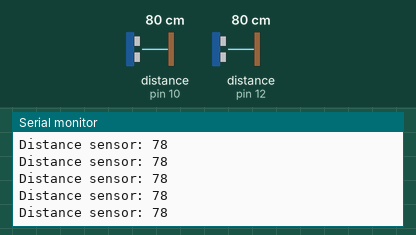
The sketch below on a simulated Arduino Uno, built with avr-gcc and run on an emulated ATmega328P. Parts: the last lines printed to the serial monitor. Wiring (inferred from the names in the program): 2 × ultrasonic range finder: trigger pin 11, echo pin 10 / trigger pin 13, echo pin 12. The inputs (shaded band) are chosen by the test bench; at power-on: distance to the obstacle (sensors on pin 10, pin 12) 80 cm. The echo pulse lasts 58.3 µs per cm.

Above: at 1.2 s.
1.3 s: distance to the obstacle (sensor on pin 10) set to 250 cm
4.3 s: distance to the obstacle (sensor on pin 12) set to 2 cm
At 4.75 s:
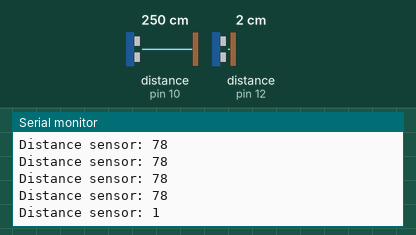
5.8 s: distance to the obstacle (sensor on pin 12) set to 4 cm
At 5.82 s:
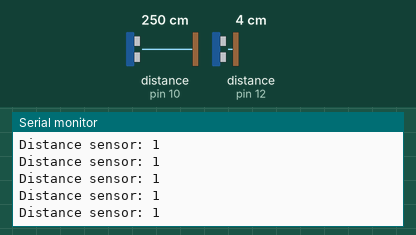
7.3 s: distance to the obstacle (sensor on pin 10) set to 60 cm
At 7.41 s:
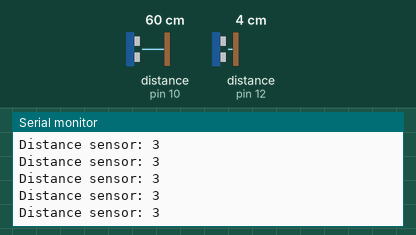
Timing chart, 0 to 10.3 s (numbered marks = the images above; inputs shaded):
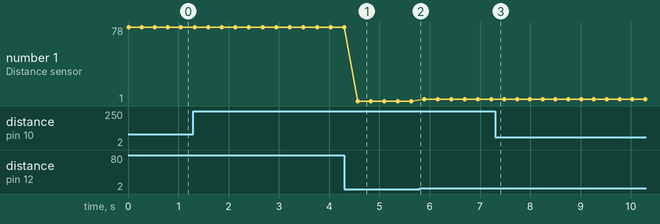

Measured:
- after the input at 4.3 s, the serial monitor: prints a new line after 0.27 s (image 1)
- plotted number 1: 78 → 1 after the input at 4.3 s, 1 → 3 after the input at 5.8 s

The sketch:

arduino2sensor.ino
```cpp
/*
 *
* By Ben Bament
* Multiple ultrasonic parking sensors. Based on:
* Ultrasonic Sensor HC-SR04 and Arduino Tutorial
* Crated by Dejan Nedelkovski,
* www.HowToMechatronics.com
*
*/

// defines pins numbers
const int trigPin = 13;
const int echoPin = 12;
const int trigPin1 = 11;
const int echoPin1 = 10;

// defines variables
long duration;
long duration1;
int distance;
int distance1;
int finaldistance;

void setup() {
pinMode(trigPin, OUTPUT);// Sets the trigPin as an Output
pinMode(trigPin1, OUTPUT);
pinMode(echoPin, INPUT); // Sets the echoPin as an Input
pinMode(echoPin1, INPUT);
Serial.begin(9600); // Starts the serial communication
}

void loop() {
// Clears the trigPin
digitalWrite(trigPin, LOW);
delayMicroseconds(2);

// Sets the trigPin on HIGH state for 10 micro seconds
digitalWrite(trigPin, HIGH);
delayMicroseconds(10);
digitalWrite(trigPin, LOW);

// Reads the echoPin, returns the sound wave travel time in microseconds
duration = pulseIn(echoPin, HIGH);

// Calculating the distance
distance= duration*0.034/2;

delayMicroseconds(2);

// Clears the trigPin
digitalWrite(trigPin1, LOW);
delayMicroseconds(2);

// Sets the trigPin on HIGH state for 10 micro seconds
digitalWrite(trigPin1, HIGH);
delayMicroseconds(10);
digitalWrite(trigPin1, LOW);

// Reads the echoPin, returns the sound wave travel time in microseconds
duration1 = pulseIn(echoPin1, HIGH);

// Calculating the distance
distance1 = duration1*0.034/2;

finaldistance = min(distance,distance1);

// Prints the distance on the Serial Monitor
Serial.print("Distance sensor: ");
Serial.println(finaldistance);
delay(250);

}
```
